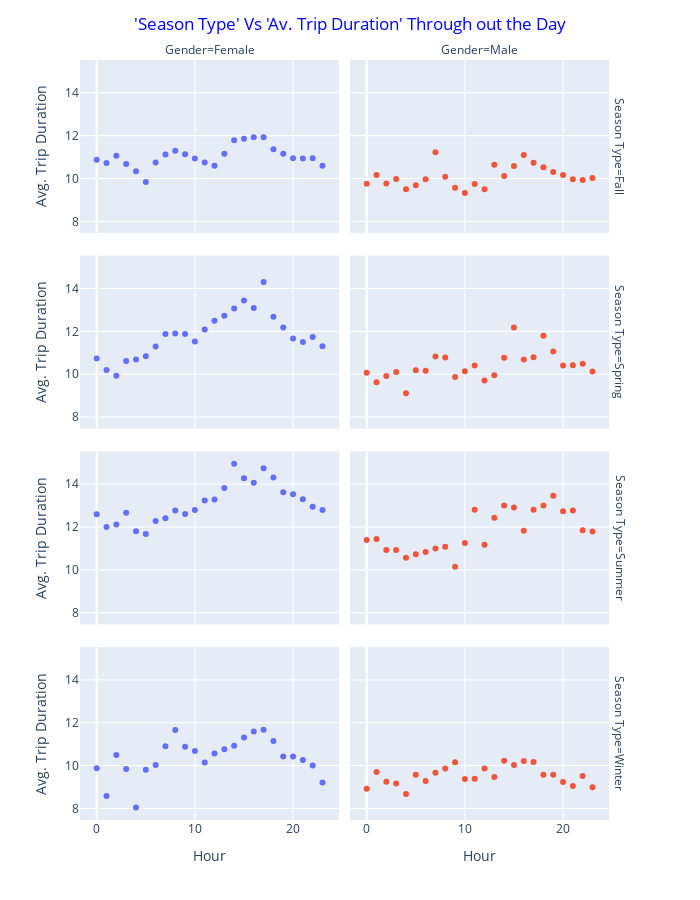

Write notebook code for a chart like this one.
### Code cell
fig = px.scatter(df2, x = 'Hour', y = 'Avg. Trip Duration', color = 'Gender', facet_col = 'Gender', facet_row = 'Season Type', width = 700, height = 900)
fig.update_layout(title = {"text": "'Season Type' Vs 'Av. Trip Duration' Through out the Day", "x": 0.5,}, title_font_color = 'blue', showlegend = False,) #plot_bgcolor = 'black',
fig.update_xaxes(tickmode = 'auto', showgrid = True) #tickmode = 'linear'
fig.update_yaxes(showgrid = True)
fig.show()

### Figure 1 — Plotly figure (JSON) as saved in the notebook; plotly's stock layout.template omitted (floating-point values rounded to 4 significant figures)
{"data": [{"hovertemplate": "Gender=Female<br>Season Type=Fall<br>Hour=%{x}<br>Avg. Trip Duration=%{y}<extra></extra>", "legendgroup": "Female", "marker": {"color": "#636efa", "symbol": "circle"}, "mode": "markers", "name": "Female", "orientation": "v", "showlegend": true, "type": "scatter", "x": [0, 1, 2, 3, 4, 5, 6, 7, 8, 9, 10, 11, 12, 13, 14, 15, 16, 17, 18, 19, 20, 21, 22, 23], "xaxis": "x7", "y": [10.88, 10.72, 11.06, 10.68, 10.34, 9.84, 10.75, 11.12, 11.29, 11.13, 10.93, 10.75, 10.6, 11.15, 11.78, 11.86, 11.92, 11.92, 11.36, 11.16, 10.95, 10.93, 10.94, 10.6], "yaxis": "y7"}, {"hovertemplate": "Gender=Female<br>Season Type=Spring<br>Hour=%{x}<br>Avg. Trip Duration=%{y}<extra></extra>", "legendgroup": "Female", "marker": {"color": "#636efa", "symbol": "circle"}, "mode": "markers", "name": "Female", "orientation": "v", "showlegend": false, "type": "scatter", "x": [0, 1, 2, 3, 4, 5, 6, 7, 8, 9, 10, 11, 12, 13, 14, 15, 16, 17, 18, 19, 20, 21, 22, 23], "xaxis": "x5", "y": [10.73, 10.2, 9.93, 10.62, 10.69, 10.84, 11.29, 11.88, 11.9, 11.87, 11.53, 12.09, 12.49, 12.73, 13.07, 13.44, 13.09, 14.3, 12.68, 12.18, 11.67, 11.5, 11.74, 11.3], "yaxis": "y5"}, {"hovertemplate": "Gender=Female<br>Season Type=Summer<br>Hour=%{x}<br>Avg. Trip Duration=%{y}<extra></extra>", "legendgroup": "Female", "marker": {"color": "#636efa", "symbol": "circle"}, "mode": "markers", "name": "Female", "orientation": "v", "showlegend": false, "type": "scatter", "x": [0, 1, 2, 3, 4, 5, 6, 7, 8, 9, 10, 11, 12, 13, 14, 15, 16, 17, 18, 19, 20, 21, 22, 23], "xaxis": "x3", "y": [12.6, 12, 12.12, 12.67, 11.8, 11.67, 12.28, 12.41, 12.77, 12.61, 12.8, 13.24, 13.28, 13.82, 14.95, 14.28, 14.07, 14.74, 14.31, 13.62, 13.53, 13.3, 12.95, 12.8], "yaxis": "y3"}, {"hovertemplate": "Gender=Female<br>Season Type=Winter<br>Hour=%{x}<br>Avg. Trip Duration=%{y}<extra></extra>", "legendgroup": "Female", "marker": {"color": "#636efa", "symbol": "circle"}, "mode": "markers", "name": "Female", "orientation": "v", "showlegend": false, "type": "scatter", "x": [0, 1, 2, 3, 4, 5, 6, 7, 8, 9, 10, 11, 12, 13, 14, 15, 16, 17, 18, 19, 20, 21, 22, 23], "xaxis": "x", "y": [9.88, 8.58, 10.49, 9.84, 8.04, 9.81, 10.03, 10.9, 11.66, 10.88, 10.68, 10.14, 10.57, 10.76, 10.92, 11.31, 11.59, 11.67, 11.15, 10.43, 10.43, 10.26, 10, 9.21], "yaxis": "y"}, {"hovertemplate": "Gender=Male<br>Season Type=Fall<br>Hour=%{x}<br>Avg. Trip Duration=%{y}<extra></extra>", "legendgroup": "Male", "marker": {"color": "#EF553B", "symbol": "circle"}, "mode": "markers", "name": "Male", "orientation": "v", "showlegend": true, "type": "scatter", "x": [0, 1, 2, 3, 4, 5, 6, 7, 8, 9, 10, 11, 12, 13, 14, 15, 16, 17, 18, 19, 20, 21, 22, 23], "xaxis": "x8", "y": [9.75, 10.16, 9.77, 9.98, 9.5, 9.69, 9.97, 11.23, 10.08, 9.57, 9.32, 9.74, 9.5, 10.64, 10.12, 10.58, 11.1, 10.74, 10.52, 10.3, 10.16, 9.96, 9.93, 10.02], "yaxis": "y8"}, {"hovertemplate": "Gender=Male<br>Season Type=Spring<br>Hour=%{x}<br>Avg. Trip Duration=%{y}<extra></extra>", "legendgroup": "Male", "marker": {"color": "#EF553B", "symbol": "circle"}, "mode": "markers", "name": "Male", "orientation": "v", "showlegend": false, "type": "scatter", "x": [0, 1, 2, 3, 4, 5, 6, 7, 8, 9, 10, 11, 12, 13, 14, 15, 16, 17, 18, 19, 20, 21, 22, 23], "xaxis": "x6", "y": [10.07, 9.62, 9.91, 10.1, 9.11, 10.18, 10.16, 10.83, 10.78, 9.87, 10.14, 10.4, 9.71, 9.95, 10.77, 12.18, 10.68, 10.79, 11.79, 11.06, 10.4, 10.42, 10.49, 10.13], "yaxis": "y6"}, {"hovertemplate": "Gender=Male<br>Season Type=Summer<br>Hour=%{x}<br>Avg. Trip Duration=%{y}<extra></extra>", "legendgroup": "Male", "marker": {"color": "#EF553B", "symbol": "circle"}, "mode": "markers", "name": "Male", "orientation": "v", "showlegend": false, "type": "scatter", "x": [0, 1, 2, 3, 4, 5, 6, 7, 8, 9, 10, 11, 12, 13, 14, 15, 16, 17, 18, 19, 20, 21, 22, 23], "xaxis": "x4", "y": [11.39, 11.44, 10.93, 10.93, 10.57, 10.73, 10.83, 11, 11.08, 10.15, 11.26, 12.81, 11.17, 12.43, 13, 12.91, 11.83, 12.81, 13.01, 13.46, 12.74, 12.77, 11.85, 11.79], "yaxis": "y4"}, {"hovertemplate": "Gender=Male<br>Season Type=Winter<br>Hour=%{x}<br>Avg. Trip Duration=%{y}<extra></extra>", "legendgroup": "Male", "marker": {"color": "#EF553B", "symbol": "circle"}, "mode": "markers", "name": "Male", "orientation": "v", "showlegend": false, "type": "scatter", "x": [0, 1, 2, 3, 4, 5, 6, 7, 8, 9, 10, 11, 12, 13, 14, 15, 16, 17, 18, 19, 20, 21, 22, 23], "xaxis": "x2", "y": [8.92, 9.7, 9.25, 9.16, 8.68, 9.57, 9.28, 9.67, 9.86, 10.16, 9.37, 9.39, 9.87, 9.47, 10.23, 10.03, 10.21, 10.17, 9.57, 9.57, 9.24, 9.05, 9.51, 8.99], "yaxis": "y2"}], "layout": {"annotations": [{"font": {}, "showarrow": false, "text": "Gender=Female", "x": 0.24, "xanchor": "center", "xref": "paper", "y": 1, "yanchor": "bottom", "yref": "paper"}, {"font": {}, "showarrow": false, "text": "Gender=Male", "x": 0.74, "xanchor": "center", "xref": "paper", "y": 1, "yanchor": "bottom", "yref": "paper"}, {"font": {}, "showarrow": false, "text": "Season Type=Winter", "textangle": 90, "x": 0.98, "xanchor": "left", "xref": "paper", "y": 0.1138, "yanchor": "middle", "yref": "paper"}, {"font": {}, "showarrow": false, "text": "Season Type=Summer", "textangle": 90, "x": 0.98, "xanchor": "left", "xref": "paper", "y": 0.3712, "yanchor": "middle", "yref": "paper"}, {"font": {}, "showarrow": false, "text": "Season Type=Spring", "textangle": 90, "x": 0.98, "xanchor": "left", "xref": "paper", "y": 0.6288, "yanchor": "middle", "yref": "paper"}, {"font": {}, "showarrow": false, "text": "Season Type=Fall", "textangle": 90, "x": 0.98, "xanchor": "left", "xref": "paper", "y": 0.8862, "yanchor": "middle", "yref": "paper"}], "height": 900, "legend": {"title": {"text": "Gender"}, "tracegroupgap": 0}, "margin": {"t": 60}, "showlegend": false, "title": {"font": {"color": "blue"}, "text": "'Season Type' Vs 'Av. Trip Duration' Through out the Day", "x": 0.5}, "width": 700, "xaxis": {"anchor": "y", "autorange": true, "domain": [0, 0.48], "range": [-1.702, 24.7], "showgrid": true, "tickmode": "auto", "title": {"text": "Hour"}, "type": "linear"}, "xaxis2": {"anchor": "y2", "autorange": true, "domain": [0.5, 0.98], "matches": "x", "range": [-1.702, 24.7], "showgrid": true, "tickmode": "auto", "title": {"text": "Hour"}, "type": "linear"}, "xaxis3": {"anchor": "y3", "autorange": true, "domain": [0, 0.48], "matches": "x", "range": [-1.702, 24.7], "showgrid": true, "showticklabels": false, "tickmode": "auto", "type": "linear"}, "xaxis4": {"anchor": "y4", "autorange": true, "domain": [0.5, 0.98], "matches": "x", "range": [-1.702, 24.7], "showgrid": true, "showticklabels": false, "tickmode": "auto", "type": "linear"}, "xaxis5": {"anchor": "y5", "autorange": true, "domain": [0, 0.48], "matches": "x", "range": [-1.702, 24.7], "showgrid": true, "showticklabels": false, "tickmode": "auto", "type": "linear"}, "xaxis6": {"anchor": "y6", "autorange": true, "domain": [0.5, 0.98], "matches": "x", "range": [-1.702, 24.7], "showgrid": true, "showticklabels": false, "tickmode": "auto", "type": "linear"}, "xaxis7": {"anchor": "y7", "autorange": true, "domain": [0, 0.48], "matches": "x", "range": [-1.702, 24.7], "showgrid": true, "showticklabels": false, "tickmode": "auto", "type": "linear"}, "xaxis8": {"anchor": "y8", "autorange": true, "domain": [0.5, 0.98], "matches": "x", "range": [-1.702, 24.7], "showgrid": true, "showticklabels": false, "tickmode": "auto", "type": "linear"}, "yaxis": {"anchor": "x", "autorange": true, "domain": [0, 0.2275], "range": [7.462, 15.53], "showgrid": true, "title": {"text": "Avg. Trip Duration"}, "type": "linear"}, "yaxis2": {"anchor": "x2", "autorange": true, "domain": [0, 0.2275], "matches": "y", "range": [7.462, 15.53], "showgrid": true, "showticklabels": false, "type": "linear"}, "yaxis3": {"anchor": "x3", "autorange": true, "domain": [0.2575, 0.485], "matches": "y", "range": [7.462, 15.53], "showgrid": true, "title": {"text": "Avg. Trip Duration"}, "type": "linear"}, "yaxis4": {"anchor": "x4", "autorange": true, "domain": [0.2575, 0.485], "matches": "y", "range": [7.462, 15.53], "showgrid": true, "showticklabels": false, "type": "linear"}, "yaxis5": {"anchor": "x5", "autorange": true, "domain": [0.515, 0.7425], "matches": "y", "range": [7.462, 15.53], "showgrid": true, "title": {"text": "Avg. Trip Duration"}, "type": "linear"}, "yaxis6": {"anchor": "x6", "autorange": true, "domain": [0.515, 0.7425], "matches": "y", "range": [7.462, 15.53], "showgrid": true, "showticklabels": false, "type": "linear"}, "yaxis7": {"anchor": "x7", "autorange": true, "domain": [0.7725, 1], "matches": "y", "range": [7.462, 15.53], "showgrid": true, "title": {"text": "Avg. Trip Duration"}, "type": "linear"}, "yaxis8": {"anchor": "x8", "autorange": true, "domain": [0.7725, 1], "matches": "y", "range": [7.462, 15.53], "showgrid": true, "showticklabels": false, "type": "linear"}}}
